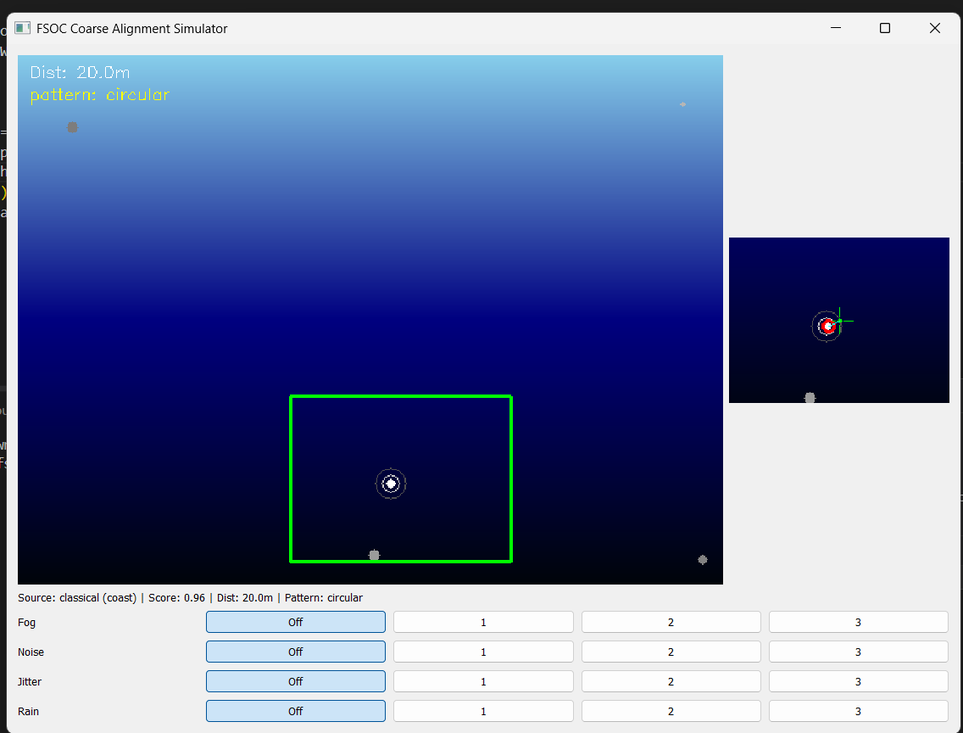
#> input picture 01_classical_circular.png, 963 x 733 px, shrunk from 1136 x 864 before the run
$ python -i classical_detector.py   (imports and definitions only)
#> lines starting #> are read from the running program, lines starting #| are printed output that depends on the picture; after the words box and inside, x2 and y2 are one past the last pixel; in counts of white or black regions, pixels touching at a corner belong together
#> further down, picture is the input picture: shape (733, 963, 3); mean B, G, R 163.8, 123.6, 112
import cv2
import numpy as np


def _radial_profile(gray, cx, cy, max_r=26):
    h, w = gray.shape
    if cx - max_r < 0 or cx + max_r >= w or cy - max_r < 0 or cy + max_r >= h:
        return None
    polar = cv2.warpPolar(
        gray, (max_r, 180), (float(cx), float(cy)), max_r, cv2.WARP_POLAR_LINEAR
    )
    return polar.mean(
        axis=0
    )  # length max_r — brightness averaged over angle, per radius


def _count_secondary_bumps(profile, min_prominence=15):
    """Counts distinct brightness bumps AFTER the initial center peak — the
    signature of concentric halo rings. A flat decoy circle has none of these,
    no matter how big or bright it is."""
    n = len(profile)
    i = 1
    while i < n - 1 and profile[i] <= profile[i - 1]:
        i += 1  # skip past the core's initial descent
    bumps = 0
    prev_bump_val = 255.0
    while i < n - 1:
        if profile[i] > profile[i - 1] and profile[i] >= profile[i + 1]:
            local_min_before = min(profile[max(0, i - 4) : i]) if i > 0 else profile[i]
            prominence = profile[i] - local_min_before
            if prominence > min_prominence and profile[i] < prev_bump_val:
                bumps += 1
                prev_bump_val = profile[i]
            while i < n - 1 and profile[i] >= profile[i + 1]:
                i += 1
        i += 1
    return bumps


def score_candidate(gray, cx, cy):
    """0-1 score: how well this point's ACTUAL measured brightness shape
    matches a real beacon (bright core + 2 halo bumps). No size guess needed —
    this reads the real pixels, so it can't be fooled by a wrong assumption."""
    profile = _radial_profile(gray, cx, cy)
    if profile is None or profile[0] < 150:
        return 0.0
    bumps = _count_secondary_bumps(profile)
    return min(bumps / 2.0, 1.0)


def detect_beacon_classical(frame, brightness_threshold=150, match_threshold=0.5):
#> called with brightness_threshold = 150, match_threshold = 0.5
    gray = cv2.cvtColor(frame, cv2.COLOR_BGR2GRAY)
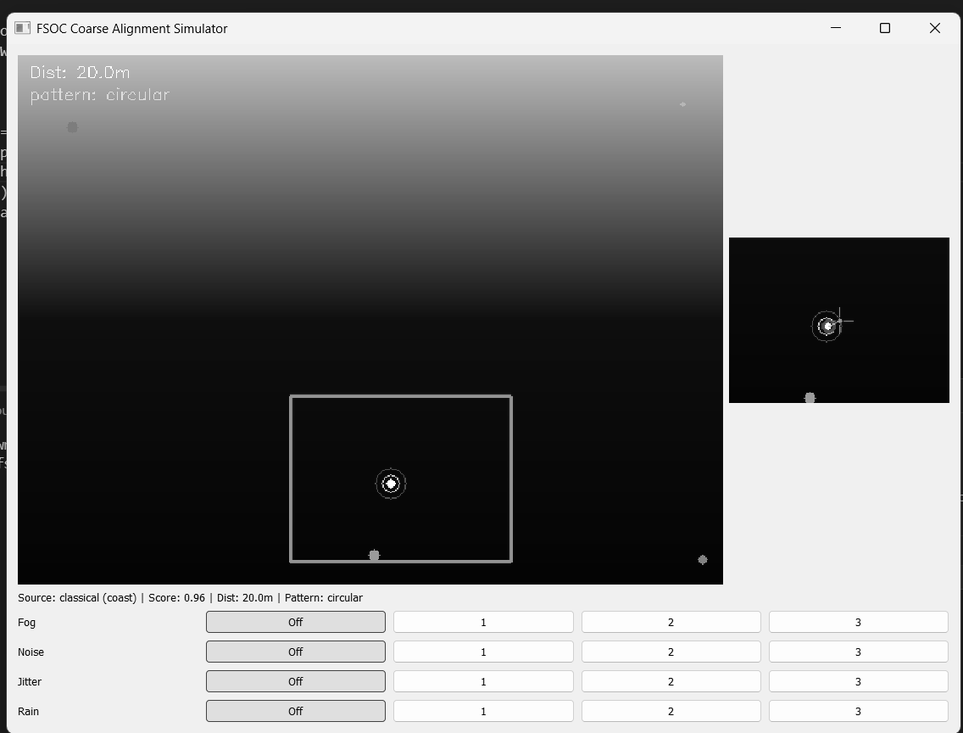
#> gray: shape (733, 963); min 0, max 255, mean 124.7
    _, mask = cv2.threshold(gray, brightness_threshold, 255, cv2.THRESH_BINARY)
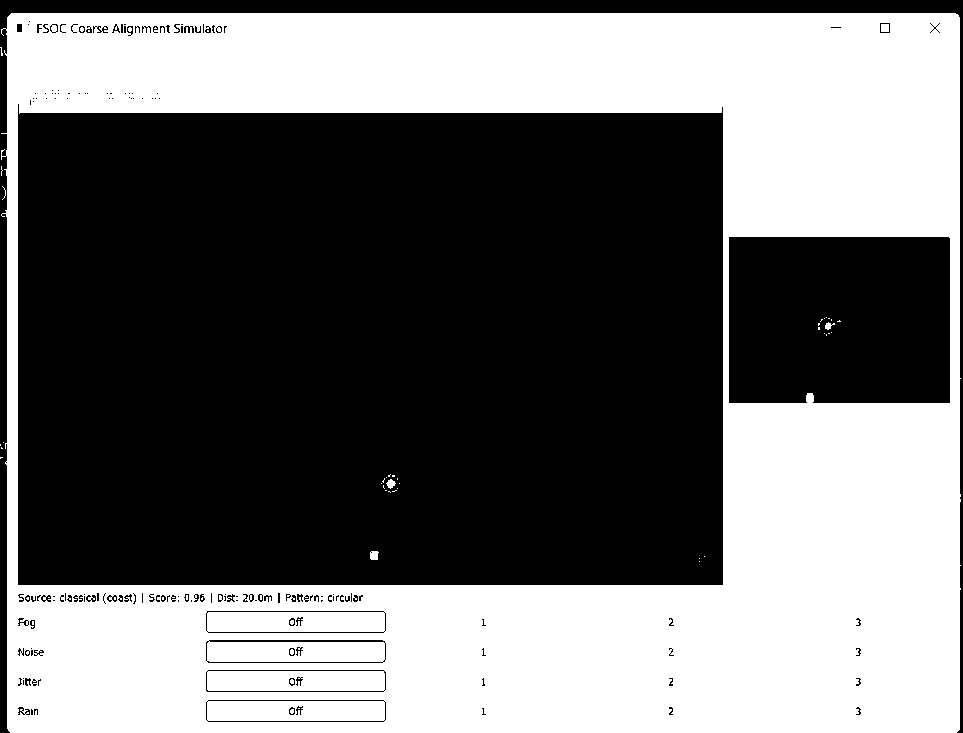
#> mask: shape (733, 963); 44.3% white; 57 white regions (51 under 20 px)
    contours, _ = cv2.findContours(mask, cv2.RETR_EXTERNAL, cv2.CHAIN_APPROX_SIMPLE)
#> contours = 8 contours, 7 with area under 20; largest, box (x1, y1, x2, y2) and area: (1, 13, 961, 733) 684514
    if not contours:
        return None, 0.0

    best_pos, best_score = None, 0.0
    for c in contours:
        M = cv2.moments(c)
        if M["m00"] == 0:
            continue
        cx, cy = int(M["m10"] / M["m00"]), int(M["m01"] / M["m00"])
        score = score_candidate(gray, cx, cy)
        if score > best_score:
            best_score, best_pos = score, (cx, cy)
#> this loop made 8 passes
#> (c, cx, cy) on passes 1 to 2: ([[0, 457], [0, 458], [1, 457], [2, 457]], 0, 457), ([[1, 447], [1, 448], [2, 448]], 1, 447)
#> c on passes 3 to 4: [[0, 444], [0, 445]], [[3, 442]]
#> after the loop, best_score = 0

    if best_pos is None or best_score < match_threshold:
        return None, 0.0
    return best_pos, float(best_score)

>>> import cv2
>>> picture = cv2.imread('../01_classical_circular.png')
>>> result = detect_beacon_classical(picture)

$ run again, on 02_yolo_straight.png
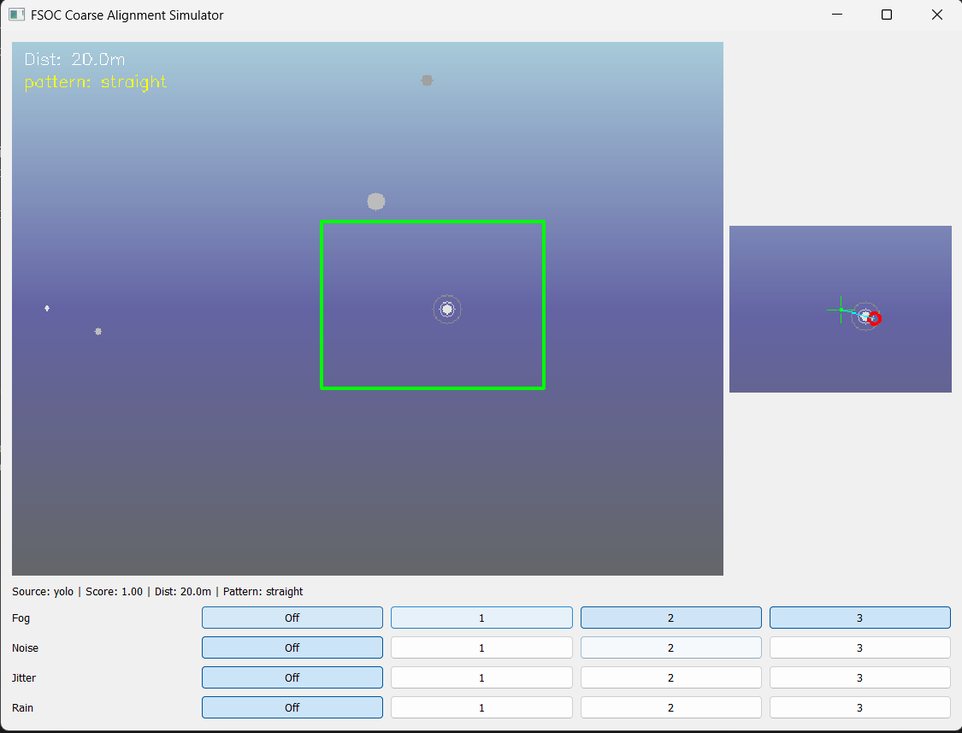
#> input picture 02_yolo_straight.png, 962 x 733 px, shrunk from 1125 x 857 before the run
#> picture is the input picture: shape (733, 962, 3); mean B, G, R 192.6, 170.6, 163.5
#> in detect_beacon_classical, `_, mask = cv2.threshold(gray, brightness_threshold, 255, cv2.THRESH_BI..`:
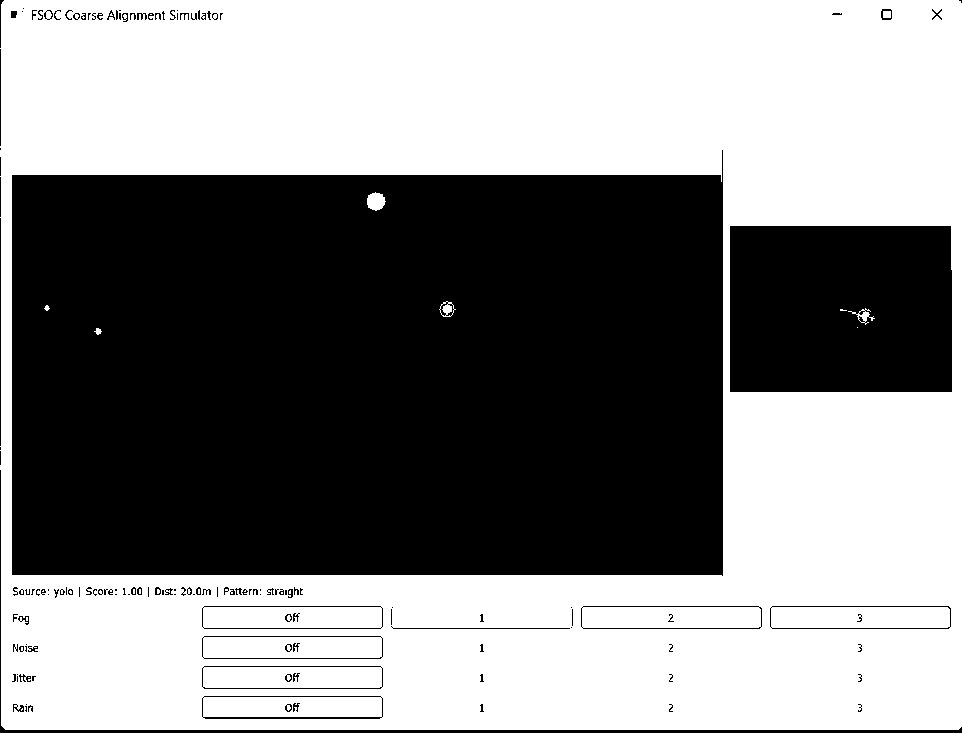
#> mask: shape (733, 962); 53.3% white; 147 black regions (84 under 20 px)
#> contours = 1 contour; box (x1, y1, x2, y2) and area: (0, 0, 962, 730) 699837
#> the loop in detect_beacon_classical, `for c in contours:` made 1 pass
#> (cx, cy, score) on pass 1: (480, 364, 0)
#> pass 1, in _radial_profile, `polar = cv2.warpPolar( gray, (max_r, 180), (float(cx), float(cy)), max..`:
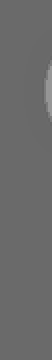
#> polar: shape (180, 26) (shown 2 times larger); min 102, max 150, mean 106.5
#> after the loop in detect_beacon_classical, `for c in contours:`: best_score = 0

$ run again, on 03_random_fog_noise.png
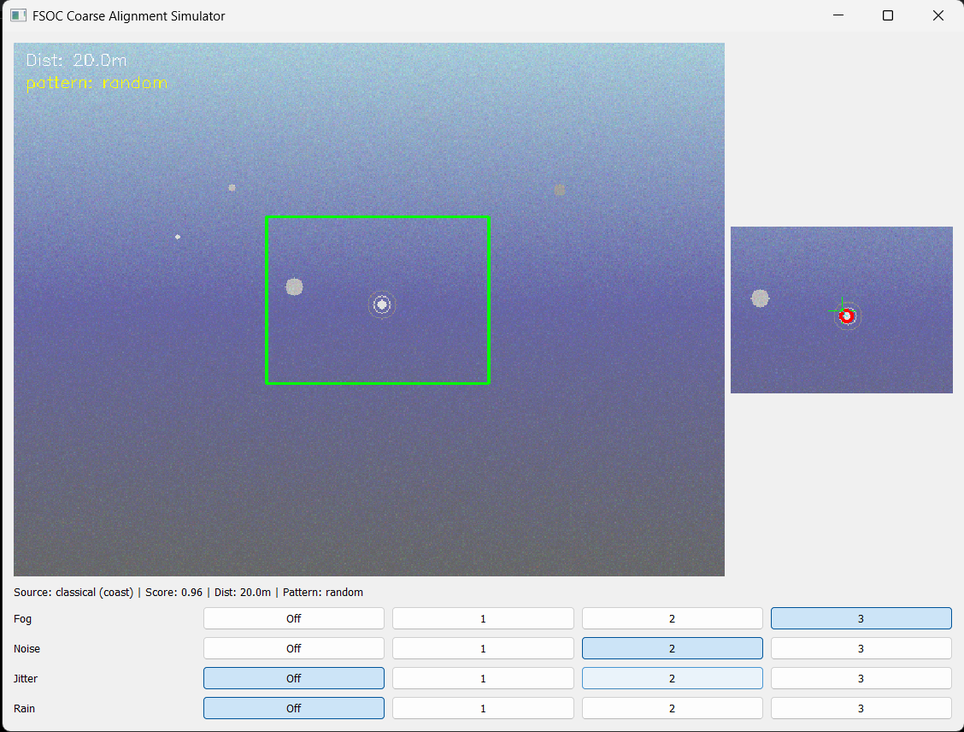
#> input picture 03_random_fog_noise.png, 964 x 732 px, shrunk from 1128 x 856 before the run
#> picture is the input picture: shape (732, 964, 3); mean B, G, R 192.9, 172.1, 165.5
#> in detect_beacon_classical, `_, mask = cv2.threshold(gray, brightness_threshold, 255, cv2.THRESH_BI..`:
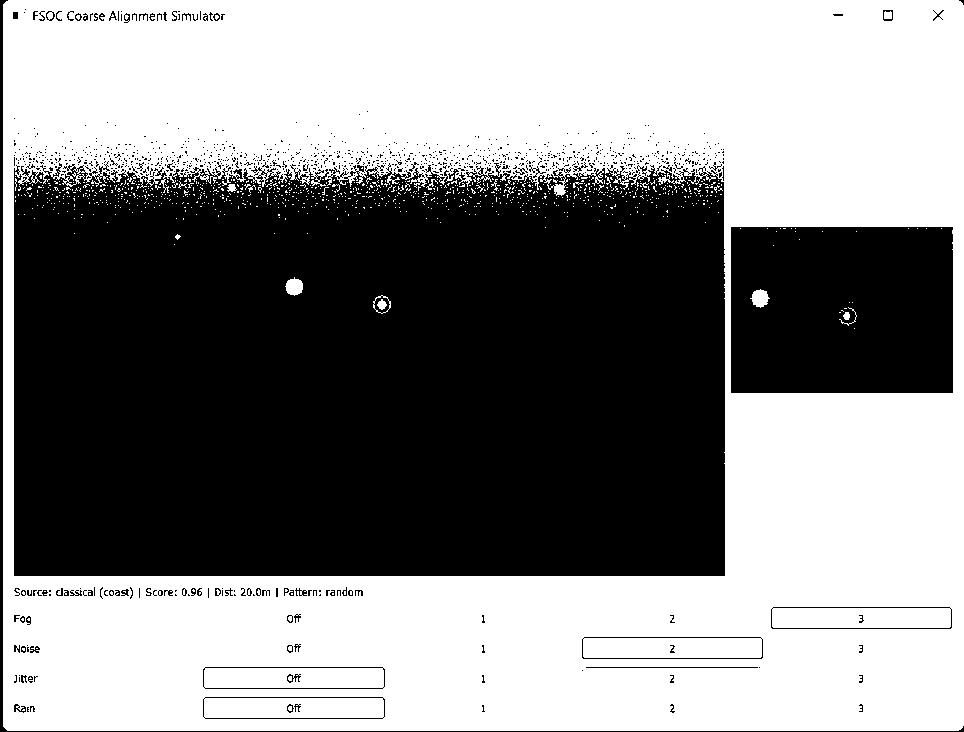
#> mask: shape (732, 964); 53.6% white; 1006 black regions (927 under 20 px)
#> contours = 1 contour; box (x1, y1, x2, y2) and area: (3, 0, 964, 731) 700763
#> the loop in detect_beacon_classical, `for c in contours:` made 1 pass
#> (cx, cy, score) on pass 1: (482, 365, 0)
#> pass 1, in _radial_profile, `polar = cv2.warpPolar( gray, (max_r, 180), (float(cx), float(cy)), max..`:
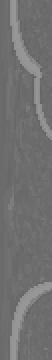
#> polar: shape (180, 26) (shown 2 times larger); min 99, max 150, mean 112.9
#> after the loop in detect_beacon_classical, `for c in contours:`: best_score = 0

$ run again, on 04_random_fog_noise_jitter.png
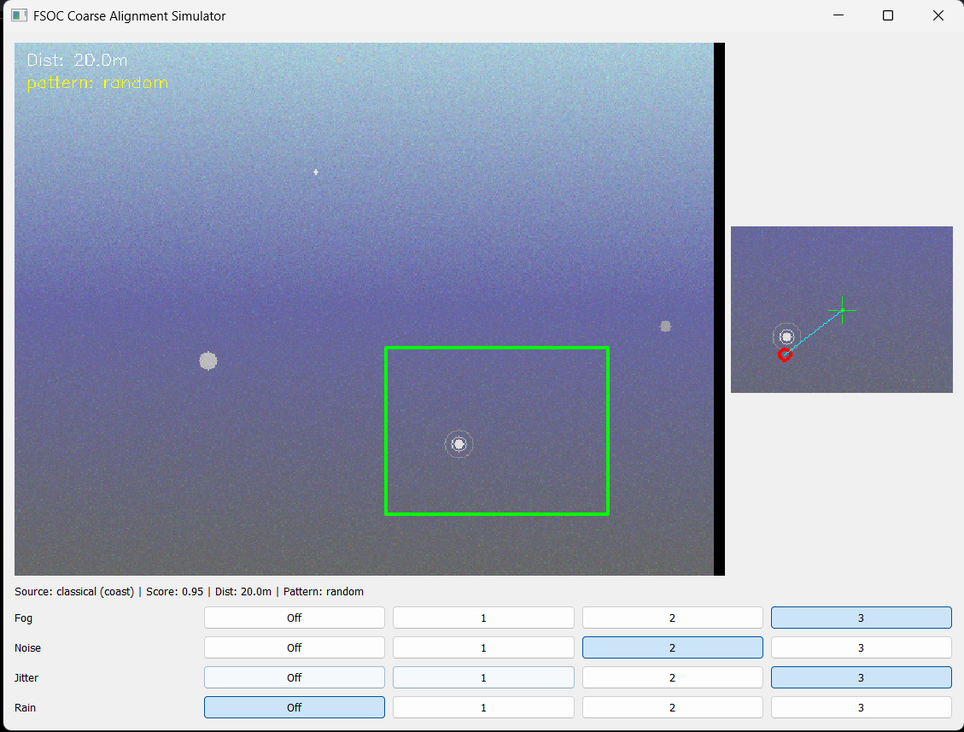
#> input picture 04_random_fog_noise_jitter.png, 964 x 732 px, shrunk from 1129 x 857 before the run
#> picture is the input picture: shape (732, 964, 3); mean B, G, R 189.9, 170.4, 163.9
#> in detect_beacon_classical, `_, mask = cv2.threshold(gray, brightness_threshold, 255, cv2.THRESH_BI..`:
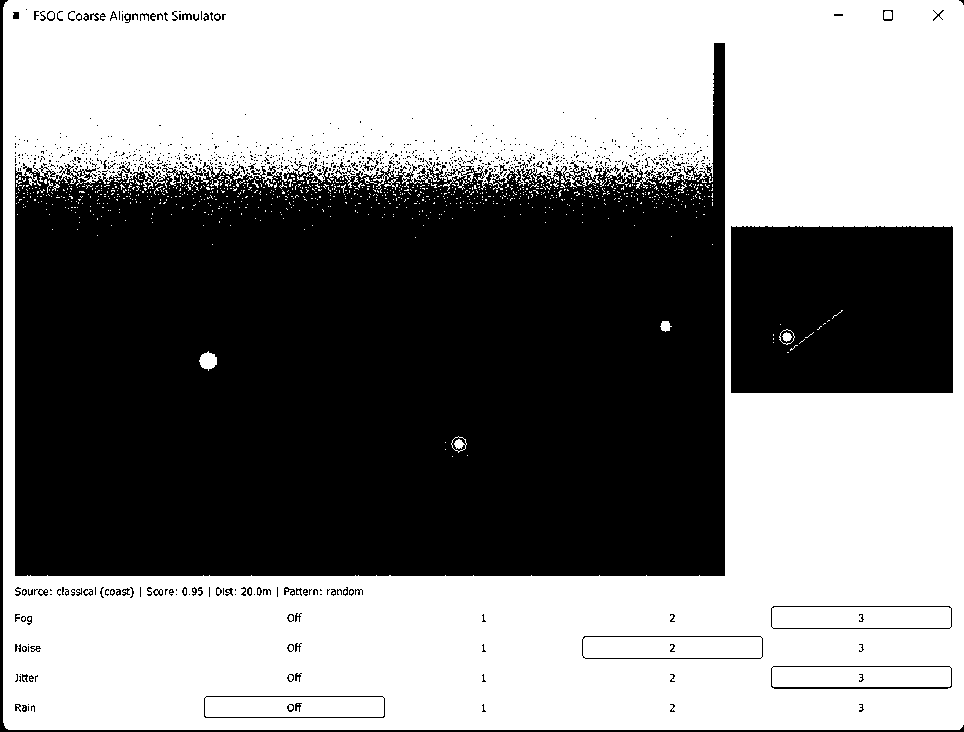
#> mask: shape (732, 964); 53.2% white; 954 black regions (872 under 20 px)
#> contours = 1 contour; box (x1, y1, x2, y2) and area: (3, 0, 964, 730) 699794
#> the loop in detect_beacon_classical, `for c in contours:` made 1 pass
#> (cx, cy, score) on pass 1: (483, 364, 0)
#> pass 1, in _radial_profile, `polar = cv2.warpPolar( gray, (max_r, 180), (float(cx), float(cy)), max..`:
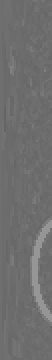
#> polar: shape (180, 26) (shown 2 times larger); min 101, max 150, mean 110.7
#> after the loop in detect_beacon_classical, `for c in contours:`: best_score = 0
